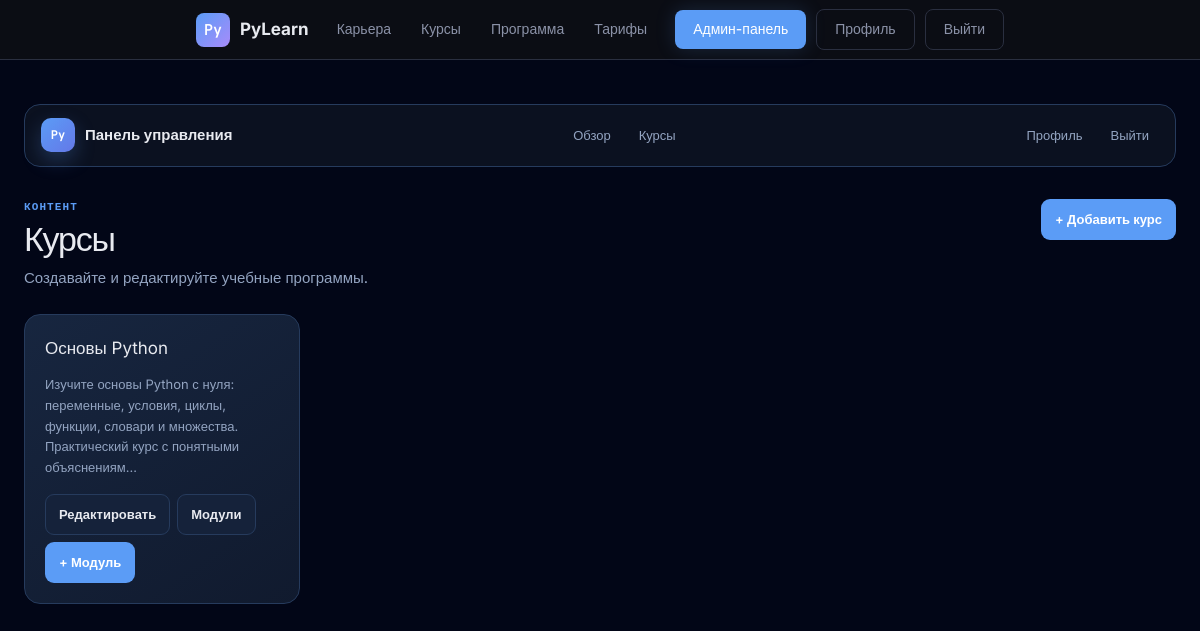
Page /adminpanel/courses/ (signed in) on the committed database.
### courses/models.py (models this page shows, shortened)
class Course(models.Model):
    title = models.CharField(max_length=200)
    description = models.TextField(blank=True)
    slug = models.SlugField(unique=True)

### users/decorators.py (the view)
    def wrapper(request, *args, **kwargs):
        if not request.user.is_authenticated or request.user.role != "admin":
            return redirect("users:signin")
        return view_func(request, *args, **kwargs)

### adminpanel/views.py (called while the page is built)
@admin_required
def course_list(request):
    courses = Course.objects.all().order_by("id")
    return render(
        request,
        "adminpanel/course_list.html",
        {"courses": courses}
    )

### adminpanel/templates/adminpanel/course_list.html
{% extends 'adminpanel/base.html' %}
{% block admin_content %}
<div class="admin-header"><div><p class="admin-eyebrow">Контент</p><h1 class="admin-heading">Курсы</h1><p class="admin-subtitle">Создавайте и редактируйте учебные программы.</p></div><a href="{% url 'adminpanel:add_course' %}" class="admin-button">+ Добавить курс</a></div>
{% if courses %}<div class="admin-card-grid">{% for course in courses %}<article class="admin-card"><h3>{{ course.title }}</h3><p>{{ course.description|truncatechars:130|default:"Описание пока не добавлено." }}</p><div class="admin-card-footer"><a class="admin-button secondary" href="{% url 'adminpanel:edit_course' course.id %}">Редактировать</a><a class="admin-button secondary" href="{% url 'adminpanel:course_modules' course.id %}">Модули</a><a class="admin-button" href="{% url 'adminpanel:add_module' course.id %}">+ Модуль</a></div></article>{% endfor %}</div>{% else %}<div class="admin-card"><h3>Курсов пока нет</h3><p>Начните с создания первой учебной программы.</p></div>{% endif %}
{% endblock %}

### static/css/theme.css (style rules this page uses)
:root { --bg-base: #0d0f14; --bg-surface: #141720; --bg-card: #1a1e2b; --bg-hover: #212636; --border: #2a2f40; --border-light: #323848; --text-primary: #e8eaf0; --text-secondary:#8b92a8; --text-muted: #555d72; --accent: #5b9cf6; --accent-glow: rgba(91,156,246,.18); --accent-dim: rgba(91,156,246,.08); --green: #3dd68c; --green-dim: rgba(61,214,140,.1); --orange: #f5a524; --orange-dim: rgba(245,165,36,.1); --red: #f55; --radius: 10px; --radius-lg:16px; --font-mono: 'JetBrains Mono', monospace; --font-sans: 'Inter', sans-serif; }
*, *::before, *::after { box-sizing: border-box; margin: 0; padding: 0; }
html { scroll-behavior: smooth; }
body { background: var(--bg-base); color: var(--text-primary); font-family: var(--font-sans); font-size: 15px; line-height: 1.6; }
a { color: inherit; }

### adminpanel/static/css/admin.css (style rules this page uses)
.admin-eyebrow { color:var(--admin-blue); font:600 11px var(--font-mono); letter-spacing:.1em; text-transform:uppercase; margin-bottom:6px; }
.admin-heading { font-size:clamp(26px,4vw,34px); line-height:1.15; margin:0; letter-spacing:-.035em; }
.admin-subtitle { color:var(--admin-muted); margin:8px 0 0; }
.admin-header { display:flex; align-items:flex-start; justify-content:space-between; gap:20px; margin-bottom:24px; }
.admin-button { display:inline-flex; align-items:center; justify-content:center; gap:7px; border:1px solid transparent; border-radius:9px; padding:9px 13px; color:#fff; background:var(--admin-blue); text-decoration:none; font-size:13px; font-weight:600; cursor:pointer; transition:.18s; }
.admin-button.secondary { color:var(--text-primary); background:var(--admin-card); border-color:var(--admin-border); }
.admin-stat,.admin-card,.admin-form,.admin-table-wrap { background:linear-gradient(145deg,rgba(24,39,65,.96),rgba(17,27,47,.96)); border:1px solid var(--admin-border); border-radius:16px; }
.admin-card-grid { display:grid; grid-template-columns:repeat(auto-fill,minmax(260px,1fr)); gap:16px; }
.admin-card { padding:20px; display:flex; flex-direction:column; gap:12px; }
.admin-card h3 { font-size:17px; margin:0; }
.admin-card p { color:var(--admin-muted); font-size:13px; margin:0; flex:1; }
.admin-card-footer { display:flex; flex-wrap:wrap; gap:7px; padding-top:4px; }

### rows in the picture
Course: title "Основы Python", description "Изучите основы Python с нуля: переменные, условия, циклы, функции, словари и множества. Практический курс с понятными объяснениям…"
